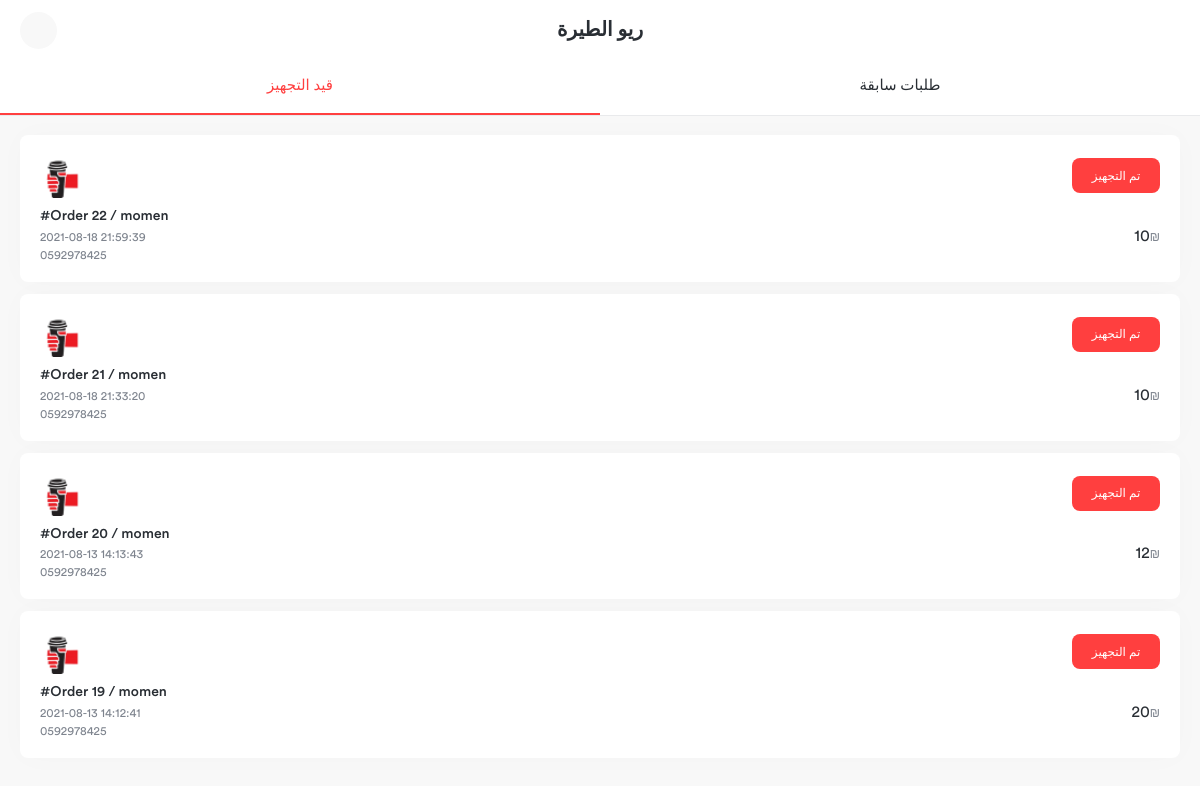
The page /rio_orders.php (signed in) on the database its author committed.
### tables this page shows
CREATE TABLE `names` (
  `id` int(11) NOT NULL,
  `name` varchar(255) NOT NULL
);

CREATE TABLE `orders` (
  `id` int(11) NOT NULL,
  `cust_id` int(11) NOT NULL,
  `date` timestamp NOT NULL DEFAULT current_timestamp(),
  `status` int(11) NOT NULL,
  `location` int(11) NOT NULL,
  `total` int(11) NOT NULL,
  `name` varchar(255) NOT NULL,
  `phone` varchar(255) NOT NULL
);

### rio_orders.php (the view, shortened to what this page needs)
<?php
      $servername = "localhost";
      $username = "root";
      $password = "";
      $dbname = "fuel_rio";
      $conn = new mysqli($servername, $username, $password, $dbname);
      $sql="select * from orders where location=".$_COOKIE["rio_id"]." ORDER BY id DESC";
      $result = $conn->query($sql);
      $allRecords = $result->fetch_all(MYSQLI_ASSOC);
      $sql2="select * from names where id=".$_COOKIE["rio_id"];
      $result2 = $conn->query($sql2);
      $allRecords2 = $result2->fetch_all(MYSQLI_ASSOC);
?>
<!DOCTYPE html>
<html lang="en">
<head>
    <link rel="stylesheet" href="assets/css/bootstrap.min.css">
    <link rel="stylesheet" href="assets/css/icons.css">
    <link rel="stylesheet" href="assets/css/swiper-bundle.min.css">
    <link rel="stylesheet" href="assets/css/owl.carousel.min.css">
    <link rel="stylesheet" href="assets/css/main.css">
    <link rel="stylesheet" href="assets/css/normalize.css">
</head>
<body class="bg-snow">
    <div id="wrapper">
        <div id="content">
            <header class="header_tab">
                <div class="main_haeder bg-white multi_item">
                    <div class="em_side_right">
                    <form  method="post">
                        <button type="submit"  name="close" class="btn btn__back rounded-circle bg-snow" href="home.php">
                    </div>
                    <div class="title_page">
                        <div class="page_name">
                            <?php echo $allRecords2[0]["name"] ;?>
                        </div>
                    </div>
                </div>
                <div class="tab__line two_item">
                    <ul class="nav nav-pills" id="pills-tab" role="tablist">
                        <li class="nav-item" role="presentation">
                            <a class="nav-link active" id="pills-Waiting-tab" data-toggle="pill" href="#pills-Waiting"
                                role="tab" aria-controls="pills-Waiting" aria-selected="true">قيد التجهيز</a>
                        </li>
                        <li class="nav-item" role="presentation">
                            <a class="nav-link" id="pills-Paid-tab" data-toggle="pill" href="#pills-Paid" role="tab"
                                aria-controls="pills-Paid" aria-selected="false">طلبات سابقة</a>
                        </li>
                    </ul>
                </div>
            </header>
            <section class="components_page paddingTab_header emPage__billsWallet">
                <div class="tab-content padding-20" id="pills-tabContent">
                    <div class="tab-pane fade show active" id="pills-Waiting" role="tabpanel"
                        aria-labelledby="pills-Waiting-tab">
                        <div class="emBk__bills">
                            <?php
                            for($i=0;$i<count($allRecords);$i++){
                                if($allRecords[$i]['status']==0){
                                    print '<form  method="post">
                                    <div class="item"  onclick="window.open(\'rio_order_details.php?order_id='.$allRecords[$i]['id'].'\', \'_self\');" >
                                    <div class="emhead_w">
                                        <div class="icon_img"  >
                                            <img src="assets/img/favicon/f7-icon3.png" alt="">
                                        </div>
                                        <button type="submit"  name="Done"
                                        value="'.$allRecords[$i]['id'].'"  class="btn btn_default bg-primary">تم التجهيز</button>
                                    </div>
                                    <div class="embody_w">
                                        <div class="details_w">
                                            <h3>#Order '.$allRecords[$i]['id'].' / '.$allRecords[$i]['name'].' </h3>
                                            <span>'.$allRecords[$i]['date'].'</span>
                                            <span>'.$allRecords[$i]['phone'].'</span>
                                        </div>
                                        <div class="price">
                                            <p>'.$allRecords[$i]['total'].'<span>₪</span></p>
                                        </div>
                                    </div>
                                </div>';
                                }
                            }
                            ?>
                        </div>
                    </div>
                </div>
            </section>
        </div>
    </div>
</body>
</html>

### rows shown on the page
names: name "ريو الطيرة"
orders: status 0 (drawn), id "22", name "momen", date "2021-08-18 21:59:39", phone "0592978425", total "10"
orders: status 0 (drawn), id "21", name "momen", date "2021-08-18 21:33:20", phone "0592978425", total "10"
orders: status 0 (drawn), id "20", name "momen", date "2021-08-13 14:13:43", phone "0592978425", total "12"
orders: status 0 (drawn), id "19", name "momen", date "2021-08-13 14:12:41", phone "0592978425", total "20"
